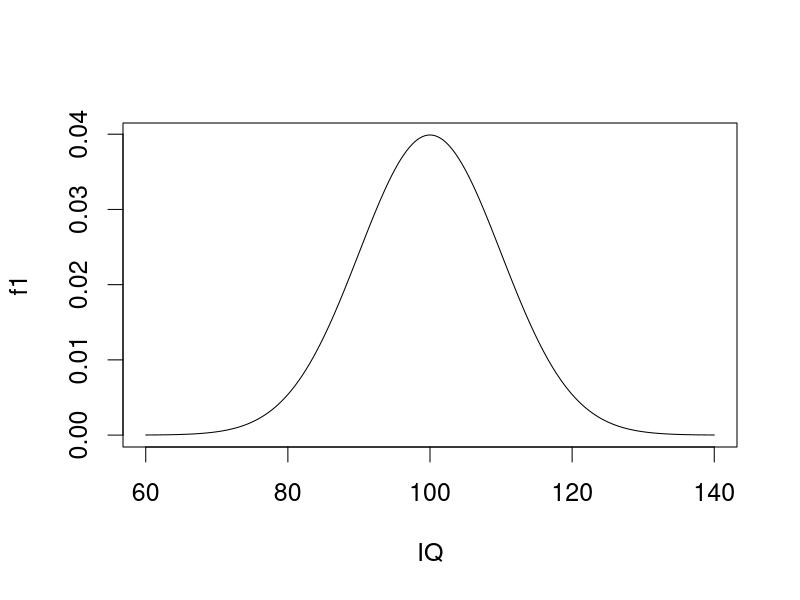

The R script that drew this image:
## ---- chunk 1
knitr::opts_chunk$set(echo = FALSE,message=FALSE, warning=FALSE)
## ---- chunk 2
par(cex=1.5)
mu1=100
mu2=108
sigma=10
IQ=seq(60,140,.1)
f1=dnorm(IQ,mu1,sigma)
f2=dnorm(IQ,mu2,sigma)
plot(IQ,f1,typ='l')
#lines(IQ,f2)
